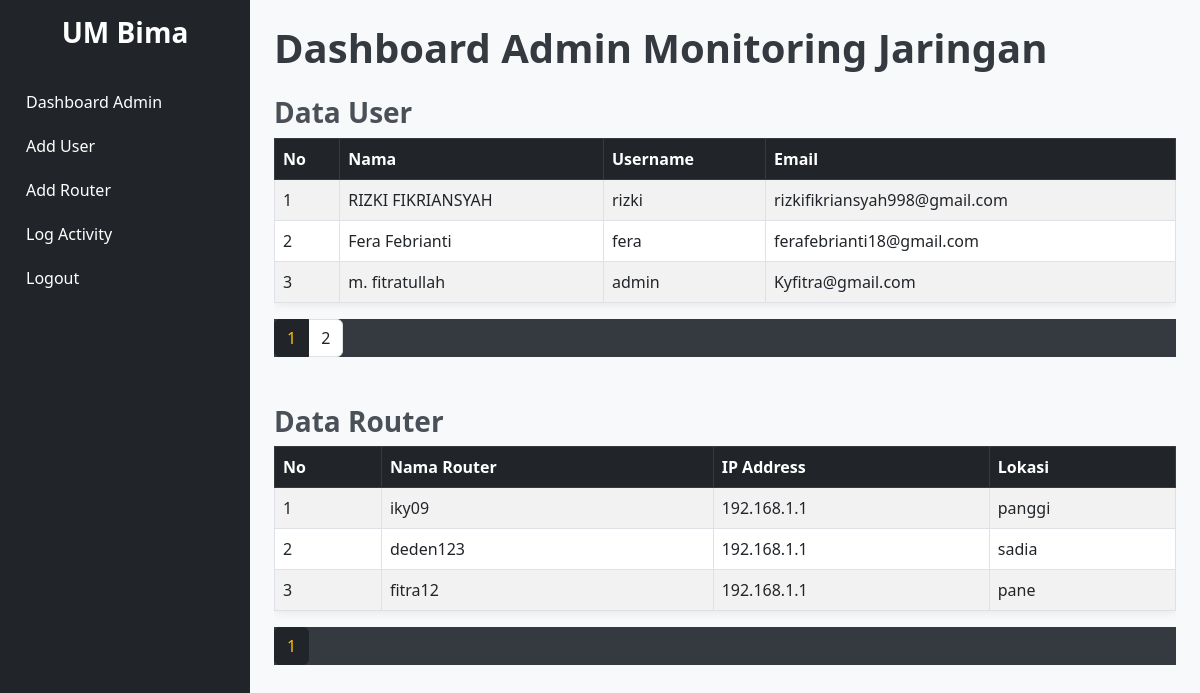
The page /admin/index.php (signed in) on the database its author committed.
### tables this page shows
CREATE TABLE `router` (
  `id` int(11) NOT NULL,
  `lokasi` varchar(100) NOT NULL,
  `nama_router` varchar(100) NOT NULL,
  `tanggal` date NOT NULL,
  `jitter` varchar(50) NOT NULL,
  `ip` varchar(50) NOT NULL,
  `keterangan` text DEFAULT NULL
);

### admin/index.php (the view, shortened to what this page needs)
<?php
include 'db.php';
$batas = 3;
$halaman_user = isset($_GET['halaman_user']) ? (int)$_GET['halaman_user'] : 1;
$mulai_user = ($halaman_user > 1) ? ($halaman_user * $batas) - $batas : 0;
$user_sql = "SELECT * FROM admin LIMIT $mulai_user, $batas";
$user_result = $conn->query($user_sql);
$user_count = $conn->query("SELECT * FROM admin")->num_rows;
$total_halaman_user = ceil($user_count / $batas);
$halaman_router = isset($_GET['halaman_router']) ? (int)$_GET['halaman_router'] : 1;
$mulai_router = ($halaman_router > 1) ? ($halaman_router * $batas) - $batas : 0;
$router_sql = "SELECT * FROM router LIMIT $mulai_router, $batas";
$router_result = $conn->query($router_sql);
$router_count = $conn->query("SELECT * FROM router")->num_rows;
$total_halaman_router = ceil($router_count / $batas);
?>
<!DOCTYPE html>
<html lang="id">
<head>
    <link rel="stylesheet" href="https://cdn.jsdelivr.net/npm/bootstrap@5.3.0/dist/css/bootstrap.min.css">
    <link rel="stylesheet" href="styles.css">
</head>
<body>
    <div class="d-flex">
        <nav class="bg-dark text-white p-3" style="width: 250px; height: 100vh;">
            <h3>UM Bima</h3>
            <ul class="nav flex-column">
                <li class="nav-item"><a href="#" class="nav-link text-white">Dashboard Admin</a></li>
                <li class="nav-item"><a href="add_user.php" class="nav-link text-white">Add User</a></li>
                <li class="nav-item"><a href="add_router.php" class="nav-link text-white">Add Router</a></li>
                <li class="nav-item"><a href="log_activity.php" class="nav-link text-white">Log Activity</a></li>
                <li class="nav-item"><a href="logout.php" class="nav-link text-white">Logout</a></li>
            </ul>
        </nav>
<div class="p-4" style="flex: 1;">
    <h1>Dashboard Admin Monitoring Jaringan</h1>
<h3 class="mt-4">Data User</h3>
<div class="table-responsive">
    <table class="table table-striped table-bordered">
        <thead class="table-dark">
            <tr>
                <th>No</th>
                <th>Nama</th>
                <th>Username</th>
                <th>Email</th>
            </tr>
        </thead>
        <tbody>
            <?php
            $no = $mulai_user + 1;
            while ($user = $user_result->fetch_assoc()) {
                echo "<tr>
                        <td>$no</td>
                        <td>{$user['nama']}</td>
                        <td>{$user['username']}</td>
                        <td>{$user['email']}</td>
                      </tr>";
                $no++;
            }
            ?>
        </tbody>
    </table>
</div>
<nav>
  <ul class="pagination">
    <?php for($x=1; $x<=$total_halaman_user; $x++): ?>
      <li class="page-item <?= ($x == $halaman_user) ? 'active' : '' ?>">
        <a class="page-link" href="?halaman_user=<?=$x?>#user"> <?= $x; ?> </a>
      </li>
    <?php endfor; ?>
  </ul>
</nav>
<h3 class="mt-5">Data Router</h3>
<div class="table-responsive">
    <table class="table table-striped table-bordered">
        <thead class="table-dark">
            <tr>
                <th>No</th>
                <th>Nama Router</th>
                <th>IP Address</th>
                <th>Lokasi</th>
            </tr>
        </thead>
        <tbody>
            <?php
            $no = $mulai_router + 1;
            while ($router = $router_result->fetch_assoc()) {
                echo "<tr>
                        <td>$no</td>
                        <td>{$router['nama_router']}</td>
                        <td>{$router['ip']}</td>
                        <td>{$router['lokasi']}</td>
                      </tr>";
                $no++;
            }
            ?>
        </tbody>
    </table>
</div>
<nav>
  <ul class="pagination">
    <?php for($x=1; $x<=$total_halaman_router; $x++): ?>
      <li class="page-item <?= ($x == $halaman_router) ? 'active' : '' ?>">
        <a class="page-link" href="?halaman_router=<?=$x?>#router"> <?= $x; ?> </a>
      </li>
    <?php endfor; ?>
  </ul>
</nav>
</body>
</html>

### admin/styles.css (style rules this page uses)
body { background-color: #f8f9fa; font-family: "Segoe UI", Tahoma, Geneva, Verdana, sans-serif; }
nav { background-color: #343a40; }
nav h3 { text-align: center; margin-bottom: 30px; color: #ffffff; }
.nav-link { padding: 10px; border-radius: 5px; transition: 0.3s; }
h1 { color: #343a40; font-weight: bold; }
h3 { color: #495057; font-weight: 600; }
.table { box-shadow: 0 0 10px rgba(0, 0, 0, 0.1); }
.table thead th { background-color: #212529 !important; color: #ffffff; }
.table td, .table th { vertical-align: middle; }
.pagination .page-item .page-link { color: #212529; border: 1px solid #dee2e6; }
.pagination .page-item.active .page-link { background-color: #212529; border-color: #212529; color: #ffc107; }

### rows shown on the page
router: nama_router "iky09", ip "192.168.1.1", lokasi "panggi"
router: nama_router "deden123", ip "192.168.1.1", lokasi "sadia"
router: nama_router "fitra12", ip "192.168.1.1", lokasi "pane"

### other values the page prints
$user['nama'] "RIZKI FIKRIANSYAH"
$user['username'] "rizki"
$user['email'] "rizkifikriansyah998@gmail.com"
$user['nama'] "Fera Febrianti"
$user['username'] "fera"
$user['email'] "ferafebrianti18@gmail.com"
$user['nama'] "m. fitratullah"
$user['username'] "admin"
$user['email'] "Kyfitra@gmail.com"
